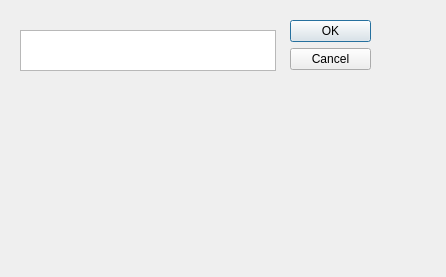
<?xml version="1.0" encoding="UTF-8"?>
<ui version="4.0">
 <class>Dialog</class>
 <widget class="QDialog" name="Dialog">
  <property name="geometry">
   <rect>
    <x>0</x>
    <y>0</y>
    <width>446</width>
    <height>277</height>
   </rect>
  </property>
  <property name="windowTitle">
   <string>Dialog</string>
  </property>
  <widget class="QDialogButtonBox" name="buttonBox">
   <property name="geometry">
    <rect>
     <x>290</x>
     <y>20</y>
     <width>81</width>
     <height>241</height>
    </rect>
   </property>
   <property name="orientation">
    <enum>Qt::Vertical</enum>
   </property>
   <property name="standardButtons">
    <set>QDialogButtonBox::Cancel|QDialogButtonBox::Ok</set>
   </property>
  </widget>
  <widget class="QTextBrowser" name="textBrowser">
   <property name="geometry">
    <rect>
     <x>20</x>
     <y>30</y>
     <width>256</width>
     <height>41</height>
    </rect>
   </property>
  </widget>
 </widget>
 <resources/>
 <connections>
  <connection>
   <sender>buttonBox</sender>
   <signal>accepted()</signal>
   <receiver>Dialog</receiver>
   <slot>accept()</slot>
   <hints>
    <hint type="sourcelabel">
     <x>248</x>
     <y>254</y>
    </hint>
    <hint type="destinationlabel">
     <x>157</x>
     <y>274</y>
    </hint>
   </hints>
  </connection>
  <connection>
   <sender>buttonBox</sender>
   <signal>rejected()</signal>
   <receiver>Dialog</receiver>
   <slot>reject()</slot>
   <hints>
    <hint type="sourcelabel">
     <x>316</x>
     <y>260</y>
    </hint>
    <hint type="destinationlabel">
     <x>286</x>
     <y>274</y>
    </hint>
   </hints>
  </connection>
 </connections>
</ui>
